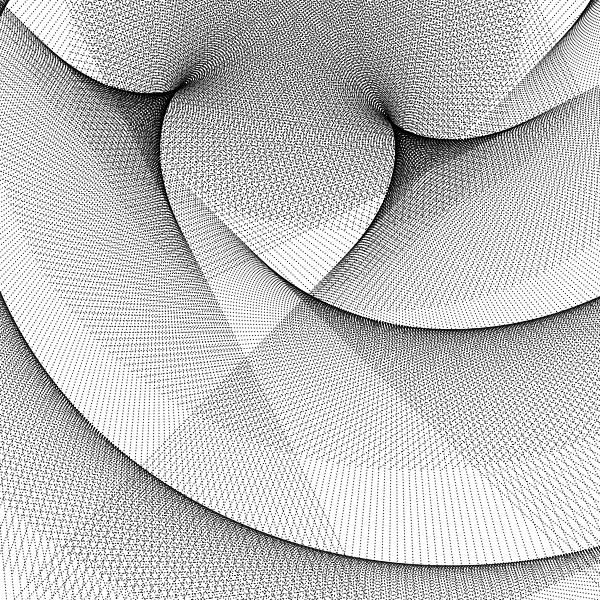
Frame 1 (no input)
Frame 60 (the mouse pressed at the canvas centre just before this capture): identical to frame 1, image omitted
Frame 120 (the mouse held since frame 60 and released just before this capture): identical to frame 1, image omitted

The Processing sketch that drew this single still picture (run headless with seeded random() and noise(); from frame 60 on, the mouse is pressed at the canvas centre):

// Processing sketch: sketch_010
// ── sketch_010.pde
void setup() {
  size(600, 600);
}

void draw() {
  int tam = width/500;
  int sz = 1;
  background(255);
  noStroke();
  for (int y = 0; y <= height; y += tam) {
    for (int x = 0; x <= width; x += tam) {
      for (int i = 0; i < tam; i += sz) {
        translate(x, y);
        rotate(PI/(2.00001));
        fill(255*i/(tam));
        rect(i + x, y, sz, tam);
      }
    }
  }
}
